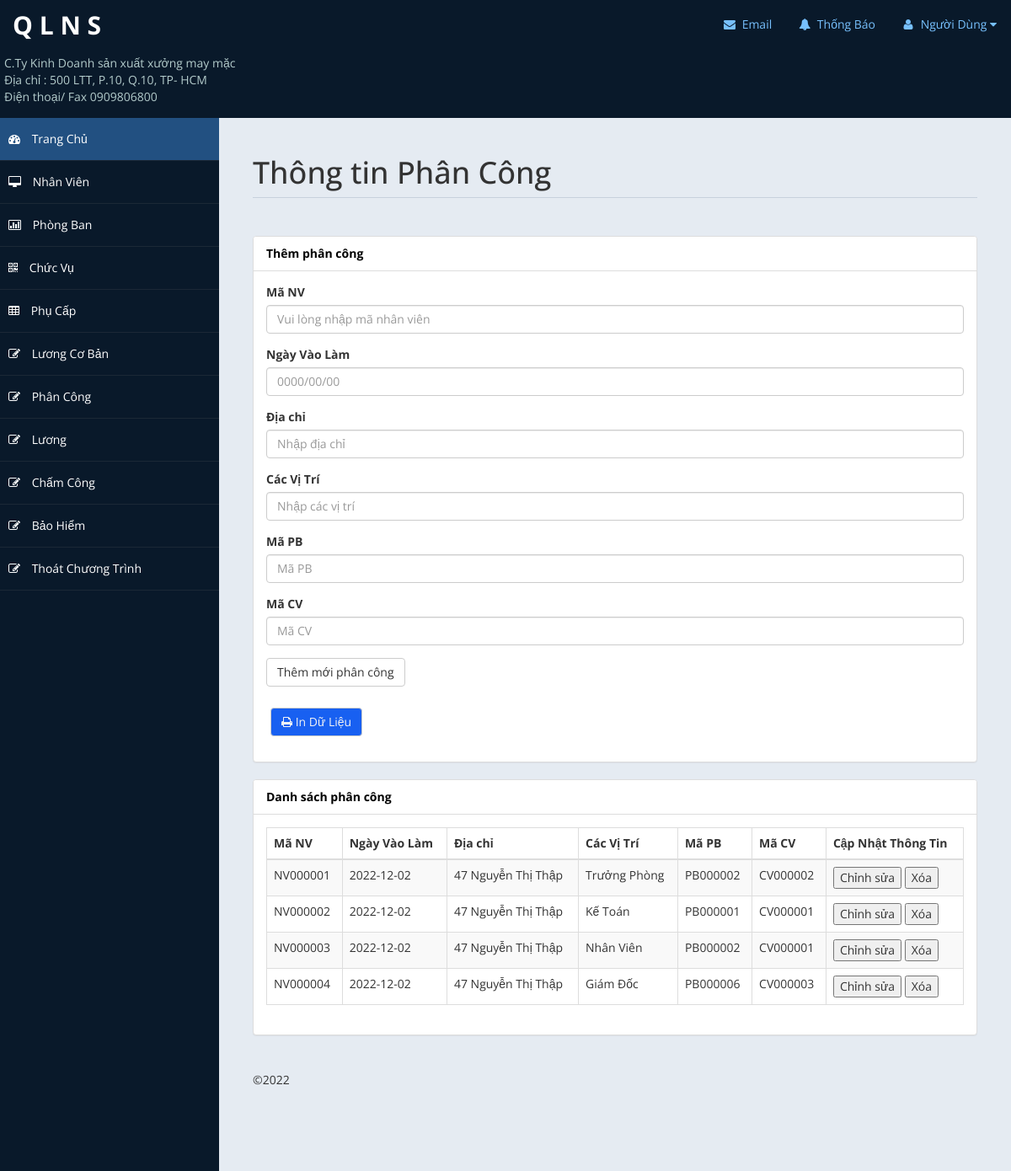
The app's page /admin/dsphancong.php with its own data.
### tables this page shows
CREATE TABLE `phancong` (
  `MaNV` char(20) NOT NULL,
  `NgayVaoLam` date NOT NULL,
  `DiaChi` varchar(50) NOT NULL,
  `CacViTri` varchar(30) NOT NULL,
  `MaPB` char(20) NOT NULL,
  `MaCV` char(20) NOT NULL
);

### admin/includes/dataphancong.php (called while the page is built, shortened)
<?php
class phancongo{
	private $conn;
	private $table = "phancong";
	public function __construct($db){
		$this->conn = $db;
	}
	public function read(){
		$sql = "SELECT * FROM $this->table";
		$stmt = $this->conn->prepare($sql);
		$stmt->execute();
		return $stmt;
	}
}
?>

### admin/dsphancong.php (the view, shortened to what this page needs)
<?php
include "includes/dataphancong.php";
$database = new database();
$db = $database->connect();
$phancongo = new phancongo($db);
?>
<!DOCTYPE html>
<html xmlns="http://www.w3.org/1999/xhtml">
<head>
    <link href="assets/css/bootstrap.css" rel="stylesheet" />
    <link href="assets/css/font-awesome.css" rel="stylesheet" />
    <link href="assets/js/morris/morris-0.4.3.min.css" rel="stylesheet" />
    <link href="assets/css/custom-styles.css" rel="stylesheet" />
</head>
<body>
    <div id="wrapper">
        <?php
            include "header.php";
        ?>
        <?php
            include "sidebar.php";
        ?>
        <div id="page-wrapper">
            <div id="page-inner">
                <div class="row">
                    <div class="col-md-12">
                        <h1 class="page-header">
                            Thông tin Phân Công
                        </h1>
                    </div>
                </div>
                <div class="row">
                    <div class="col-lg-12">
                        <div class="panel panel-default">
                            <div class="panel-heading">
                          Thêm phân công
                            </div>
                            <div class="panel-body">
                            <div class="row">
                                <div class="col-lg-12">
                                    <form role="form" method="POST" action="">
                                    <div class="form-group">
                                            <label>Mã NV</label>
                                            <input name="MaNV" class="form-control"  placeholder="Vui lòng nhập mã nhân viên" >
                                        </div>
                                        <div class="form-group">
                                            <label>Ngày Vào Làm</label>
                                            <input name="NgayVaoLam" class="form-control" placeholder="0000/00/00">
                                        </div>
                                        <div class="form-group">
                                            <label>Địa chỉ</label>
                                            <input name="DiaChi" class="form-control" placeholder="Nhập địa chỉ">
                                        </div>
                                        <div class="form-group">
                                            <label>Các Vị Trí</label>
                                            <input name="CacViTri" class="form-control" placeholder="Nhập các vị trí">
                                        </div>
										<div class="form-group">
                                            <label>Mã PB</label>
                                            <input name="MaPB" class="form-control" placeholder="Mã PB">
                                        </div>
										<div class="form-group">
                                            <label>Mã CV</label>
                                            <input name="MaCV" class="form-control" placeholder="Mã CV">
                                        </div>
                                        <button type="submit" class="btn btn-default">Thêm mới phân công</button>
                                        <br></br>
                                        <div class="color">
                                        <button style="background-color:#1860F1;color:#F2F3F5" type="submit" class="btn btn-default" href="" onclick="window.print();return false;"><i class="fa fa-print"></i> In Dữ Liệu</button>
                                        </div>
                                    </form>
                                </div>
                            </div>
                            </div>
                        </div>
                    </div>
                </div>
                <div class="row">
                    <div class="col-lg-12">
                        <div class="panel panel-default">
                            <div class="panel-heading">
                                Danh sách phân công
                            </div>
                            <div class="panel-body">
                                <div class="table-responsive">
                                    <table class="table table-striped table-bordered table-hover">
                                        <thead>
                                            <tr>
                                                <th>Mã NV</th>
                                                <th>Ngày Vào Làm</th>
                                                <th>Địa chỉ</th>
                                                <th>Các Vị Trí</th>
												<th>Mã PB</th>
												<th>Mã CV</th>
												<th>Cập Nhật Thông Tin</th>
                                            </tr>
                                        </thead>
                                        <tbody>
                                            <?php
                                            $result = $phancongo->read();
                                            $num = $result->rowCount();
                                            if($num>0){
                                                while($rows = $result->fetch()){
                                            ?>
                                            <tr>
                                                <td><?php echo $rows['MaNV'] ?></td>
                                                <td><?php echo $rows['NgayVaoLam'] ?></td>
                                                <td><?php echo $rows['DiaChi'] ?></td>
                                                <td><?php echo $rows['CacViTri'] ?></td>
												<td><?php echo $rows['MaPB'] ?></td>
                                                <td><?php echo $rows['MaCV'] ?></td>
                                                <td>
                                                <button data-toggle="modal" data-toggle="modal" data-target="#edit_employee<?php echo $rows['MaNV']?>">Chỉnh sửa
												</button>
                                                <button data-toggle="modal" data-toggle="modal" data-target="#delete_employee<?php echo $rows['MaNV']?>">Xóa</button>
												</td>
                                            </tr>
                                            <?php
                                                }
                                            }
                                            ?>
                                        </tbody>
                                    </table>
                                </div>
                            </div>
                        </div>
                    </div>
                </div>
				<footer><p>&copy;2022</p></footer>
            </div>
        </div>
    </div>
</body>
</html>

### admin/assets/css/custom-styles.css (style rules this page uses)
body { font-family: 'Open Sans', sans-serif; }
#wrapper { width: 100%; background:#09192A; }
#page-wrapper { padding: 15px 15px; min-height: 600px; background:#E5EBF2; }
#page-inner { width:100%; margin:10px 20px 10px 0px; background-color:transparent; padding:10px; min-height:1200px; }
h1, .h1, h2, .h2, h3, .h3 { margin-top: 7px; margin-bottom: -5px; }
p { font-size:16px; line-height:25px; padding-top:20px; }
.page-header { padding-bottom: 9px; margin: 10px 0 45px; border-bottom: 1px solid #C7D1DD; }
.panel-default > .panel-heading { color: #000; background-color: #FFFFFF; border-color: #ddd; font-weight:bold; }
footer p { font-size: 14px; }
@media (min-width:768px) { #page-wrapper { margin: 0 0 0 260px; padding: 15px 30px; min-height: 1200px; } }

### admin/header.php (style rules this page uses)
.color { color: #b3cbcb; padding: 5px; padding-bottom:15px; }

### records on screen
phancong: MaNV "NV000001", NgayVaoLam "2022-12-02", DiaChi "47 Nguyễn Thị Thập", CacViTri "Trưởng Phòng", MaPB "PB000002", MaCV "CV000002"
phancong: MaNV "NV000002", NgayVaoLam "2022-12-02", DiaChi "47 Nguyễn Thị Thập", CacViTri "Kế Toán", MaPB "PB000001", MaCV "CV000001"
phancong: MaNV "NV000003", NgayVaoLam "2022-12-02", DiaChi "47 Nguyễn Thị Thập", CacViTri "Nhân Viên", MaPB "PB000002", MaCV "CV000001"
phancong: MaNV "NV000004", NgayVaoLam "2022-12-02", DiaChi "47 Nguyễn Thị Thập", CacViTri "Giám Đốc", MaPB "PB000006", MaCV "CV000003"
